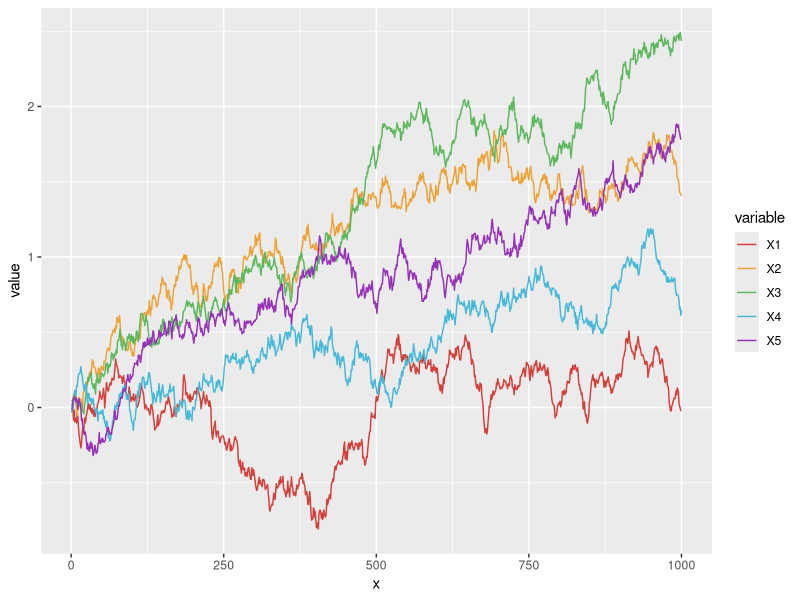

R code for this plot:
# Movimiento browniano
set.seed(2)

# Grid
t <- seq(0, 1, by = 0.001)
p <- length(t) - 1

# 5 trayectorias
n <- 5
I <- matrix(rnorm(n * p, 0, 1 / sqrt(p)), n, p)

# Data frame
df1 <- data.frame(apply(I, 1, cumsum))

# install.packages("reshape")
library(reshape)

df <- data.frame(x = seq_along(df1[, 1]),
                 df1)

# Formato long
df <- melt(df, id.vars = "x")

library(ggplot2)

# Seleccion de colores
cols <- c("#D43F3A", "#EEA236", "#5CB85C", "#46B8DA", "#9632B8")

ggplot(df, aes(x = x, y = value, color = variable)) +
  geom_line() +
  scale_color_manual(values = cols)
